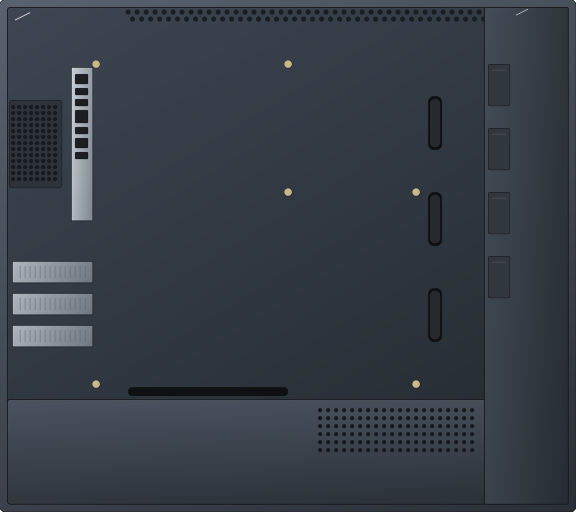
#> input picture art/drafts/ART-14/case_tower_interior.png, 1152 x 1024 px, found by its file name (shown at 1/2 size)
$ python sheets_c1.py
#> lines starting #> are read from the running program, lines starting #| are printed output that depends on the picture
#> in sheet_case, `s = Image.new('RGBA', (1280, 760), BG)`:
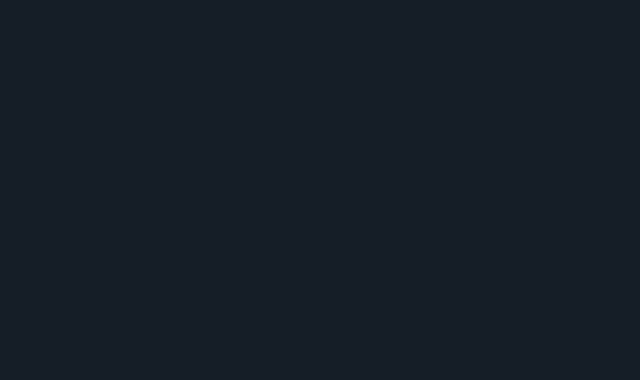
#> s: PIL image 1280x760 RGBA (shown at 1/2 size); mean R, G, B, A 21, 30, 39, 255
# Review sheets for Batch C round 1 (ART-14, ART-15). Not game art.
import os, sys, json
from PIL import Image, ImageDraw, ImageFont
HERE = os.path.dirname(os.path.abspath(__file__))
O = os.path.join(HERE, "out")
R = os.path.join(HERE, "review"); os.makedirs(R, exist_ok=True)
F = lambda s: ImageFont.truetype("/usr/share/fonts/truetype/dejavu/DejaVuSans.ttf", s)
FB = lambda s: ImageFont.truetype("/usr/share/fonts/truetype/dejavu/DejaVuSans-Bold.ttf", s)
BG, INK, DIM = (21, 30, 39, 255), (226, 222, 210), (150, 160, 168)
L = lambda p: Image.open(os.path.join(O, p)).convert("RGBA")
#> in assembled, case is the input picture: PIL image 1152x1024 RGBA; mean R, G, B, A 53.4, 60.8, 70.2, 255
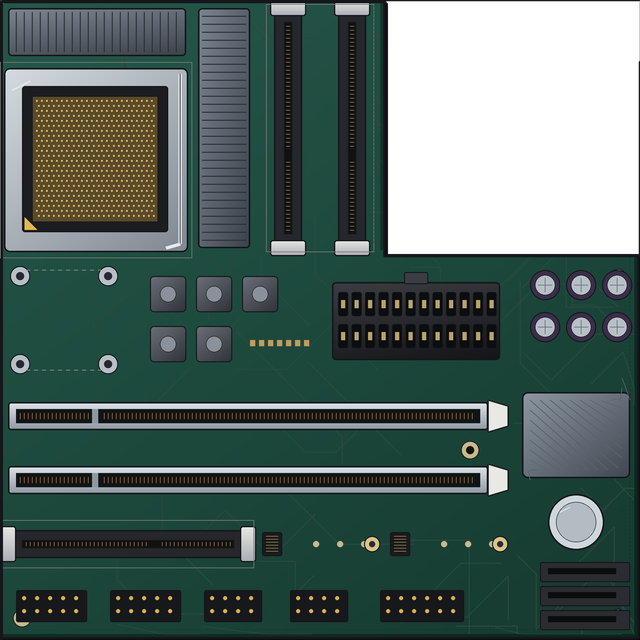
#> input picture art/drafts/ART-14/board_demo_l.png, 640 x 640 px, found by its file name
U = 64
# where each part sits (board cells), from component_data.demo_board(); board origin (3, 2) in the case
PLACED = [("cpu_bare", 0, (0, 1)), ("cooler", 0, (0, 4)), ("ram", 0, (4, 0)), ("ram", 0, (5, 0)), ("gpu", 0, (0, 6)),
          ("storage_ssd", 0, (4, 8)), ("psu", 0, (5, 4))]


def assembled(with_parts=True):
    case = L("ART-14/case_tower_interior.png")
    case.alpha_composite(L("ART-14/board_demo_l.png"), (3 * U, 2 * U))
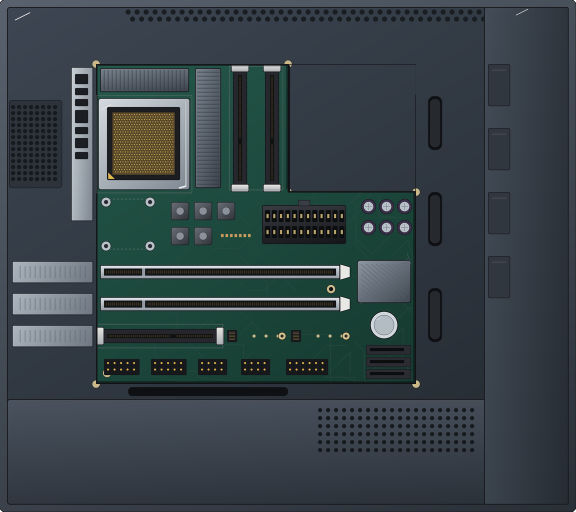
#> case: PIL image 1152x1024 RGBA (shown at 1/2 size); mean R, G, B, A 54.4, 66, 70.8, 255; transparent parts drawn white
    if with_parts:
        for n, r, (x, y) in PLACED:
            case.alpha_composite(L(f"ART-15/board/{n}_r{r}.png"), ((3 + x) * U, (2 + y) * U))
    return case


def sheet_case():
    s = Image.new("RGBA", (1280, 760), BG); d = ImageDraw.Draw(s)
    d.text((24, 14), "ART-14 open case + board kit  ·  ART-15 parts on the board (comic style)", font=FB(22), fill=INK)
    empty = assembled(False); full = assembled(True)
    cell = 26.25                                     # the hardware board's cell size in game (640x420 area, 18x16 case)
    for i, im in enumerate([empty, full]):
        g = im.resize((round(18 * cell), round(16 * cell)), Image.LANCZOS)
        s.alpha_composite(g, (24 + i * 500, 60))
        d.text((24 + i * 500, 490), ["Empty: every slot and socket is part of the board", "With parts, at the game's real size (26 px cells)"][i], font=F(15), fill=DIM)
    z = full.crop((3 * U, 2 * U, 13 * U, 12 * U)).resize((256, 256), Image.LANCZOS)
    s.alpha_composite(z, (1008, 60)); d.text((1008, 322), "Board close-up", font=F(15), fill=DIM)
    for k, line in enumerate(["Tower case 18 x 16 cells, demo L board 10 x 10 (one existing layout).",
                              "Master 64 px per cell; the game scales it to its cell size.",
                              "Parts are the same drawings as the approved storage parts, plus a bare CPU",
                              "for the socket. Four turns each. Real slots: CPU socket, cooler mount,",
                              "3 RAM slots, 2 PCIe x16, 2 drive slots, 24-pin power. No text anywhere."]):
        d.text((24, 530 + k * 24), line, font=F(16), fill=DIM)
    s.convert("RGB").save(os.path.join(R, "c1_case_board.png"))


def sheet_inspect():
    S = json.load(open(os.path.join(O, "ART-15/inspect/inspect_spots.json")))
    s = Image.new("RGBA", (1420, 760), BG); d = ImageDraw.Draw(s)
    d.text((24, 14), "ART-15 testing-bay inspection pictures (healthy parts; faults are separate overlays)", font=FB(22), fill=INK)
    for i, k in enumerate(["gpu", "cpu", "ram", "psu", "cooler", "storage"]):
        x, y = 20 + (i % 3) * 466, 56 + (i // 3) * 346
        d.rectangle((x, y, x + 450, y + 300), fill=(35, 47, 42, 255), outline=(95, 122, 104, 255), width=2)
        s.alpha_composite(L(f"ART-15/inspect/inspect_{k}.png").resize((450, 300), Image.LANCZOS), (x, y))
        for n, (fx, fy) in S[k].items():
            cx, cy = x + fx * 450, y + fy * 300
            d.ellipse((cx - 7, cy - 7, cx + 7, cy + 7), outline=(255, 95, 210, 255), width=2)
            d.text((cx + 9, cy - 8), n, font=F(12), fill=(255, 170, 230))
        d.text((x, y + 304), k.upper() + " (shown at the bay's 450 x 300 panel)", font=F(13), fill=DIM)
    s.convert("RGB").save(os.path.join(R, "c2_inspection.png"))


def sheet_parts():
    s = Image.new("RGBA", (1280, 560), BG); d = ImageDraw.Draw(s)
    d.text((24, 14), "ART-15 board-scale parts (64 px per cell master, shown here at half size)", font=FB(22), fill=INK)
    x, y = 24, 60
    for n in ["gpu", "ram", "cpu_bare", "cooler", "psu", "storage_hdd", "storage_ssd"]:
        im = L(f"ART-15/board/{n}_r0.png"); im = im.resize((im.width // 2, im.height // 2), Image.LANCZOS)
        if x + im.width > 1250: x, y = 24, y + 150
        s.alpha_composite(im, (x, y)); x += im.width + 24
    d.text((24, 470), "Same designs as the approved storage pictures, drawn bigger; the CPU appears bare (out of its tray) for the socket.", font=F(15), fill=DIM)
    s.convert("RGB").save(os.path.join(R, "c3_parts.png"))


if __name__ == "__main__":
#> (the run stopped early here; a loop or call above may not have finished)
